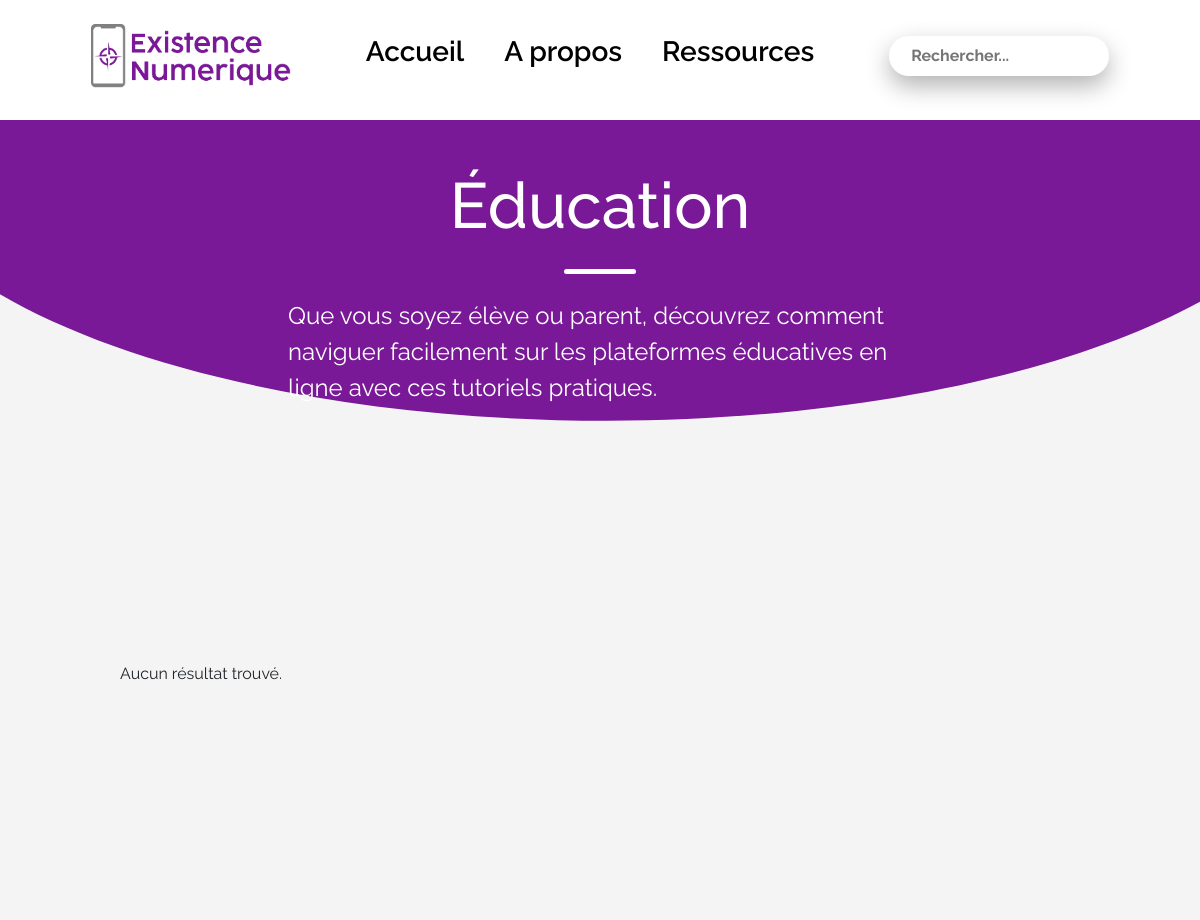
The app's page /categorie-education.php (upper part), older data.
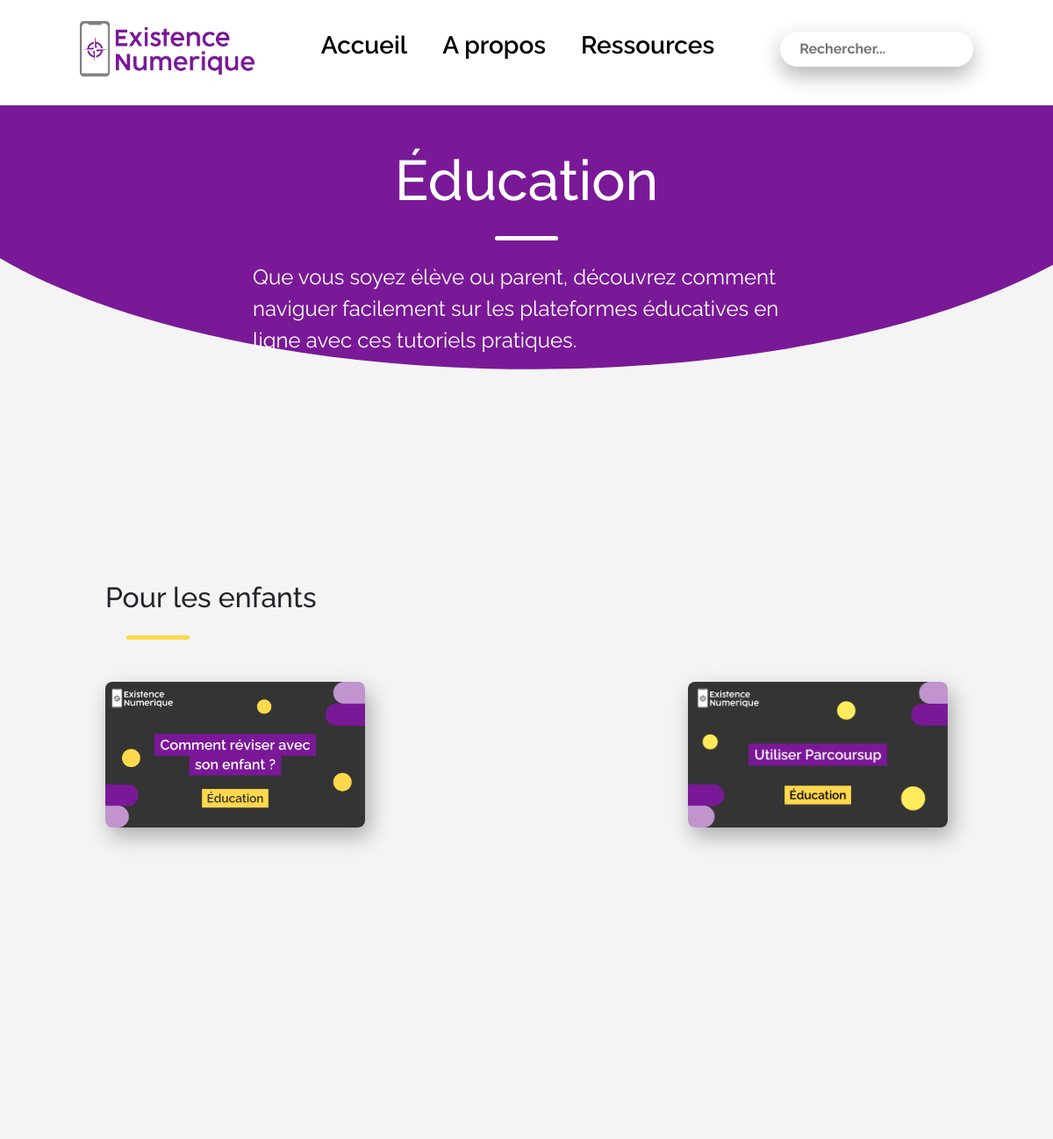
The same page, newer data.
### tables this page shows
CREATE TABLE `ressource` (
  `Id_ressource` int(11) NOT NULL,
  `Titre` varchar(100) NOT NULL,
  `Categorie` varchar(50) NOT NULL,
  `Sous_Categorie` varchar(255) NOT NULL,
  `Mot_cle` varchar(1500) NOT NULL,
  `Image` varchar(100) NOT NULL
);

### categorie-education.php (the view, shortened to what this page needs)
<!DOCTYPE html>
<html lang="en">
<head>
    <link href="./assets/css/bootstrap.min.css" rel="stylesheet">
    <link rel="stylesheet" href="./assets/css/general.css">
    <link rel="stylesheet" href="./assets/css/categorie.css">
</head>
<body>
    <header class="desktop d-flex justify-content-evenly align-items-center bg-white fixed-top">
        <div class="logo d-flex justify-content-center align-items-center">
            <a href="index.php"><img class="img-fluid" src="./assets/images/logo/Logo_principal.png" alt="Logo principal du site existence numérique"></a>
        </div>
        <nav class="navbar navbar-expand-lg">
            <ul class="d-flex justify-content-center align-items-center">
                <li><a class="fs-3 menu__link fw-semibold" href="index.php">Accueil</a></li>
                <li><a class="fs-3 menu__link fw-semibold" href="about.html">A propos</a></li>
                <li><a class="fs-3 menu__link fw-semibold" href="ressource.html">Ressources</a></li>
            </ul>
        </nav>
        <form class="search" action="cible2.php" method="post">
            <input id="search-input" name="mot" type="text" placeholder="Rechercher..." autocomplete="off">
        </form>
    </header>
    <section class="intro">
        <div class="arc-cercle">
            <svg data-name="Layer 1" xmlns="http://www.w3.org/2000/svg" viewBox="0 0 1200 120" preserveAspectRatio="none">
                <path d="M0,0V7.23C0,65.52,268.63,112.77,600,112.77S1200,65.52,1200,7.23V0Z" class="shape-fill"></path>
            </svg>
        </div>
        <div class="intro-container d-flex flex-column align-items-center">
            <h1>Éducation</h1>
            <div class="trait"></div>
            <p>Que vous soyez élève ou parent, découvrez comment naviguer facilement sur les plateformes éducatives en ligne avec ces tutoriels pratiques.</p>
        </div>
    </section>
<section class="tutoriels">
        <?php
        include 'connect_bdd.php';
        $sql = "SELECT * FROM ressource WHERE Categorie = 'Éducation' AND Sous_Categorie = 'Pour les enfants' AND Image != ''";
        $result = $db->query($sql);
        if ($result->rowCount() > 0) {
            echo "<div class='rdv'>";
            echo "<h2>Pour les enfants</h2>";
            echo "<div class='trait-jaune'></div>";
            echo "<div class='videos'>";
            while($row = $result->fetch(PDO::FETCH_ASSOC)) {
                echo "<div class='tuto image_wrapper'>";
                echo "<a href='tuto.php'>";
                echo "<img src='" . $row["Image"] . "' alt='" . $row["Titre"] . "'>";
                echo "</a>";
                echo "</div>";
            }
            echo "</div>";
            echo "</div>";
        } else {
            echo "Aucun résultat trouvé.";
        }
        ?>
    </section>
    <div class="quiz">
    </div>
    </body>
    </html>

Row changes from the older to the newer data that the page shows:
now on this page (row edited): ressource: Image (picture)
now on this page (row edited): ressource: Image (picture)
Text that changed along with them:
text no longer shown: "Aucun résultat trouvé."
text now shown: "Pour les enfants"
